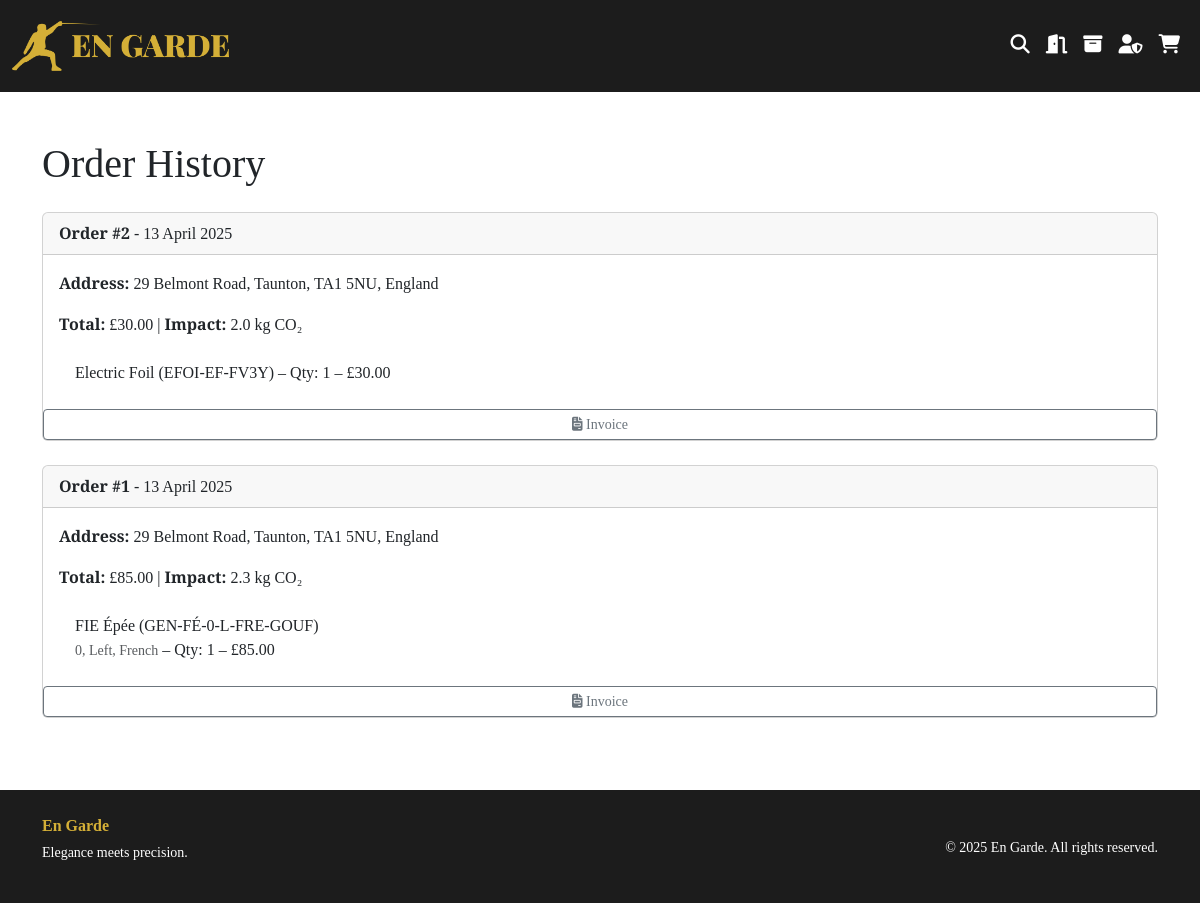
Page /orders (signed in) on the committed database.
### website/models.py (models this page shows, shortened)
class Order(db.Model):
    __tablename__ = 'orders'
    id = db.Column(db.Integer, primary_key=True)
    user_id = db.Column(db.Integer, db.ForeignKey('user.id'), nullable=True)
    first_name = db.Column(db.String(100), nullable=False)
    last_name = db.Column(db.String(100), nullable=False)
    email = db.Column(db.String(120), nullable=False)
    address = db.Column(db.String(255), nullable=False)
    city = db.Column(db.String(100), nullable=False)
    postal_code = db.Column(db.String(20), nullable=False)
    country = db.Column(db.String(100), nullable=False)
    total_price = db.Column(db.Float, nullable=False)
    total_impact = db.Column(db.Float, nullable=False)
    created_at = db.Column(db.DateTime, server_default=db.func.now())
    items = db.relationship(
        "OrderItem", backref="order", cascade="all, delete")

class OrderItem(db.Model):
    __tablename__ = 'order_items'
    id = db.Column(db.Integer, primary_key=True)
    order_id = db.Column(db.Integer, db.ForeignKey(
        'orders.id'), nullable=False)
    variant_id = db.Column(db.Integer, db.ForeignKey(
        'product_variants.id'), nullable=True)
    product_id = db.Column(db.Integer, db.ForeignKey('products.id'), nullable=True)
    quantity = db.Column(db.Integer, nullable=False)
    price = db.Column(db.Float, nullable=False)
    impact = db.Column(db.Float, nullable=False)
    variant = db.relationship('ProductVariant')
    product = db.relationship('Product')

class Product(db.Model):
    __tablename__ = 'products'
    id = db.Column(db.Integer, primary_key=True)
    category_id = db.Column(db.Integer, db.ForeignKey('categories.id'))
    name = db.Column(db.String(255), nullable=False)
    description = db.Column(db.Text)
    price = db.Column(db.Float, nullable=True)
    sku = db.Column(db.String(50), unique=True, nullable=True)
    environmental_impact = db.Column(db.Float, nullable=True)
    stock = db.Column(db.Integer, nullable=True)
    image_filename = db.Column(db.String(255))
    is_variant_parent = db.Column(db.Boolean, default=False)
    options = db.relationship(
        'VariantOption', backref='product', cascade="all, delete")
    variants = db.relationship(
        'ProductVariant', backref='product', cascade="all, delete")

class ProductVariant(db.Model):
    __tablename__ = 'product_variants'
    id = db.Column(db.Integer, primary_key=True)
    product_id = db.Column(db.Integer, db.ForeignKey(
        'products.id'), nullable=False)
    sku = db.Column(db.String(50), unique=True)
    price = db.Column(db.Float, nullable=False)
    environmental_impact = db.Column(db.Float, nullable=True)
    stock = db.Column(db.Integer, default=0)
    values = db.relationship(
        'VariantValue', secondary='variant_combinations', backref='variants', lazy='joined', overlaps="combinations")

### website/views.py (the view)
@views.route('/orders')
@login_required
def order_history():
    orders = Order.query.filter_by(user_id=current_user.id).order_by(
        Order.created_at.desc()).all()
    return render_template('order_history.html', orders=orders)

### website/templates/order_history.html (shortened to what this page needs)
{% extends 'base.html' %}
{% block content %}
  <div class="container py-5">
    <h1 class="mb-4">Order History</h1>
    {% if orders %}
      {% for order in orders %}
        <div class="card mb-4">
          <div class="card-header">
            <strong>Order #{{ order.id }}</strong> - {{ order.created_at.strftime('%d %B %Y') }}
          </div>
          <div class="card-body">
            <p>
              <strong>Address:</strong> {{ order.address }}, {{ order.city }}, {{ order.postal_code }}, {{ order.country }}
            </p>
            <p>
              <strong>Total:</strong> £{{ '%.2f'|format(order.total_price) }} | <strong>Impact:</strong> {{ order.total_impact }} kg CO₂
            </p>
            <ul class="list-group list-group-flush">
              {% for item in order.items %}
                <li class="list-group-item">
                  {% if item.variant %}
                    {{ item.variant.product.name }} ({{ item.variant.sku }})
                    <br />
                    <small class="text-muted">{{ item.variant.values|map(attribute='value')|join(', ') }}</small>
                  {% elif item.product %}
                    {{ item.product.name }} ({{ item.product.sku }})
                  {% endif %}– Qty: {{ item.quantity }} – £{{ '%.2f'|format(item.price) }}
                </li>
              {% endfor %}
            </ul>
          </div>
          <a href="{{ url_for('views.download_invoice', order_id=order.id) }}" class="btn btn-outline-secondary btn-sm" target="_blank"><i class="fa fa-file-invoice"></i> Invoice</a>
        </div>
      {% endfor %}
    {% else %}
      <p>You haven’t placed any orders yet.</p>
    {% endif %}
  </div>
{% endblock %}

### website/static/css/styles.css (style rules this page uses)
:root { --fencing-gold: #D4AF37; --fencing-dark: #1C1C1C; --gold-weak: #cd7f32; --gold-moderate: #D4AF37; --gold-strong: #ffdf00; }
body { font-family: 'Merriweather', serif; margin-bottom: 0; }
h1, h2, h3 { font-family: 'Playfair Display', serif; }
html, body { height: 100%; margin: 0; padding: 0; }
.card { height: 100%; display: flex; flex-direction: column; }
.card-body { flex-grow: 1; display: flex; flex-direction: column; }

### rows in the picture
Order: id "2", created_at "13 April 2025", address "29 Belmont Road", city "Taunton", postal_code "TA1 5NU", country "England", total_price "30.00", total_impact "2.0"
OrderItem: product.name "Electric Foil", product.sku "EFOI-EF-FV3Y", quantity "1", price "30.00"
Order: id "1", created_at "13 April 2025", address "29 Belmont Road", city "Taunton", postal_code "TA1 5NU", country "England", total_price "85.00", total_impact "2.3"
OrderItem: variant.product.name "FIE Épée", variant.sku "GEN-FÉ-0-L-FRE-GOUF", variant.values|map "0, Left, French", quantity "1", price "85.00"
